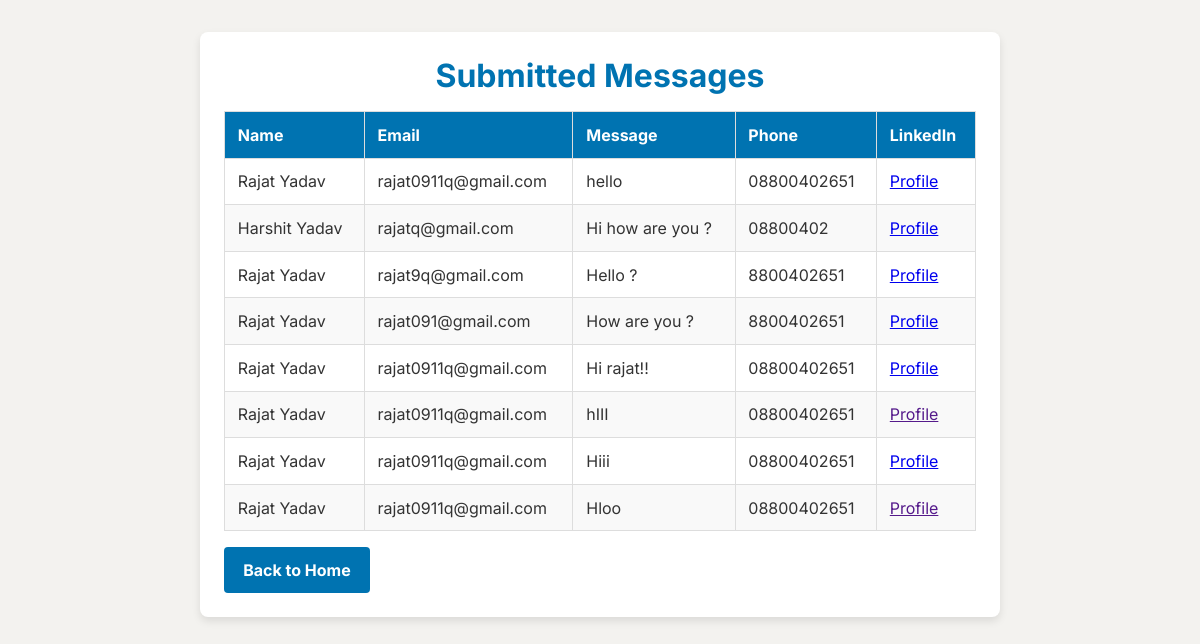
The app's page /messages, older data.
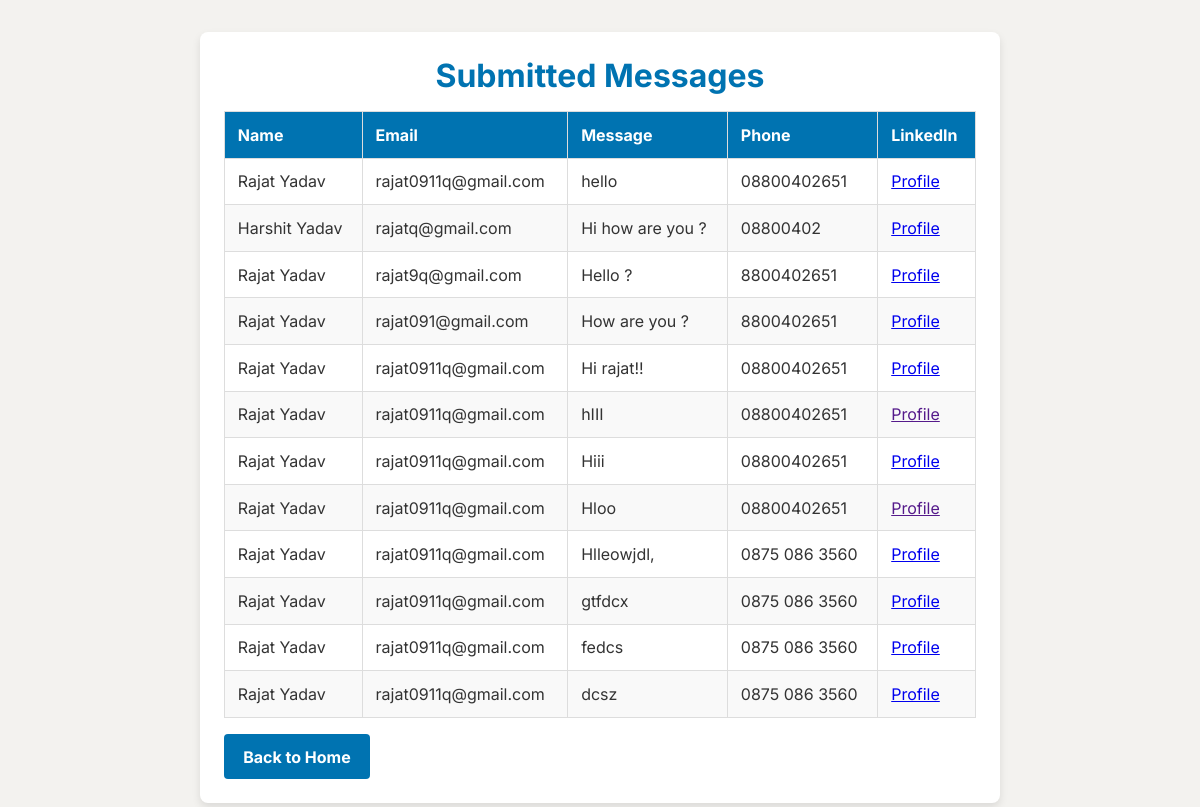
The same page, newer data.
### app/models.py (models this page shows, shortened)
class ContactMessage(db.Model):
    id = db.Column(db.Integer, primary_key=True)  # Auto-incrementing ID
    name = db.Column(db.String(100), nullable=False)  # Name of the user
    email = db.Column(db.String(120), unique=False, nullable=False)  # Email of the user
    message = db.Column(db.Text, nullable=False)  # Message content
    phone = db.Column(db.Integer, unique=False, nullable=False)  # Phone content
    linkedin = db.Column(db.String(120), unique=False, nullable=False)  # LinkedIn content
    timestamp = db.Column(db.DateTime, default=db.func.current_timestamp(), nullable=False)  # Timestamp

### app/routes.py (the view)
@main.route('/messages')
def view_messages():
    messages = ContactMessage.query.all()
    return render_template('messages.html', messages=messages)  # Create a messages.html file

### app/templates/messages.html (shortened to what this page needs)
<!DOCTYPE html>
<html lang="en">
<head>
    <link rel="stylesheet" href="{{ url_for('static', filename='styles.css') }}">
</head>
<body>
    <div class="container">
        <h1>Submitted Messages</h1>
        <table>
            <thead>
                <tr>
                    <th>Name</th>
                    <th>Email</th>
                    <th>Message</th>
                    <th>Phone</th>
                    <th>LinkedIn</th>
                </tr>
            </thead>
            <tbody>
                {% for message in messages %}
                <tr>
                    <td>{{ message.name }}</td>
                    <td>{{ message.email }}</td>
                    <td>{{ message.message }}</td>
                    <td>{{ message.phone }}</td>
                    <td>
                        <a href="{{ message.linkedin }}" target="_blank">Profile</a>
                    </td>
                </tr>
                {% endfor %}
            </tbody>
        </table>
        <a href="/" class="btn-back">Back to Home</a>
    </div>
</body>
</html>

### app/static/css/styles.css (style rules this page uses)
* { margin: 0; padding: 0; box-sizing: border-box; font-family: "Inter", Arial, sans-serif; }
:root { --primary-color: #0077b5; --secondary-color: #f0f0f0; --text-color: #333333; --button-hover: #005d91; }
.container { width: 90%; max-width: 1200px; margin: 0 auto; padding: 0, 15px; }

### app/templates/messages.html (style rules this page uses)
body { font-family: Arial, sans-serif; margin: 0; padding: 0; background-color: #f3f2ef; color: #333; }
.container { max-width: 800px; margin: 2rem auto; background-color: white; border-radius: 8px; padding: 1.5rem; box-shadow: 0px 4px 8px rgba(0, 0, 0, 0.1); }
h1 { text-align: center; color: #0073b1; }
table { width: 100%; border-collapse: collapse; margin-top: 1rem; }
table th, table td { border: 1px solid #ddd; padding: 0.8rem; text-align: left; }
table th { background-color: #0073b1; color: white; }
table tr:nth-child(even) { background-color: #f9f9f9; }
.btn-back { display: inline-block; margin-top: 1rem; padding: 0.8rem 1.2rem; background-color: #0073b1; color: white; text-decoration: none; border-radius: 4px; font-weight: bold; transition: background-color 0.3s; }

Row changes from the older to the newer data that the page shows:
added ContactMessage: name "Rajat Yadav", email "rajat0911q@gmail.com", message "Hlleowjdl,", phone "0875 086 3560"
added ContactMessage: name "Rajat Yadav", email "rajat0911q@gmail.com", message "gtfdcx", phone "0875 086 3560"
added ContactMessage: name "Rajat Yadav", email "rajat0911q@gmail.com", message "fedcs", phone "0875 086 3560"
added ContactMessage: name "Rajat Yadav", email "rajat0911q@gmail.com", message "dcsz", phone "0875 086 3560"
